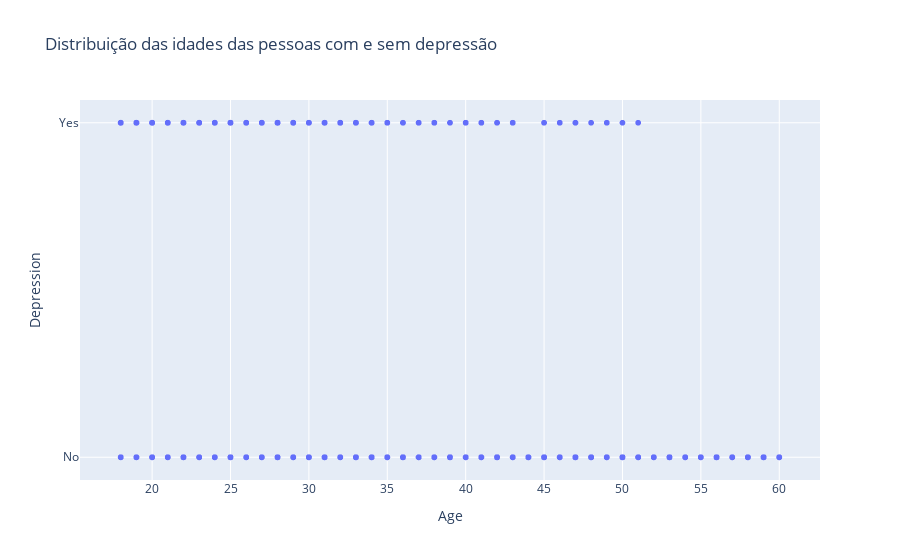

Here is the notebook cell this chart was saved with:
### Code cell
px.scatter(df, x="Age", y="Depression", title="Distribuição das idades das pessoas com e sem depressão")

### Figure 1 — Plotly figure (JSON) as saved in the notebook; plotly's stock layout.template omitted (floating-point values rounded to 4 significant figures; data arrays with more than 128 entries replaced by an {"elided": "..."} marker saying what was removed)
{"data": [{"hovertemplate": "Age=%{x}<br>Depression=%{y}<extra></extra>", "legendgroup": "", "marker": {"color": "#636efa", "symbol": "circle"}, "mode": "markers", "name": "", "showlegend": false, "type": "scattergl", "x": {"elided": "2556 int values"}, "xaxis": "x", "y": {"elided": "2556 str values"}, "yaxis": "y"}], "layout": {"legend": {"tracegroupgap": 0}, "title": {"text": "Distribuição das idades das pessoas com e sem depressão"}, "xaxis": {"anchor": "y", "domain": [0, 1], "title": {"text": "Age"}}, "yaxis": {"anchor": "x", "domain": [0, 1], "title": {"text": "Depression"}}}}
